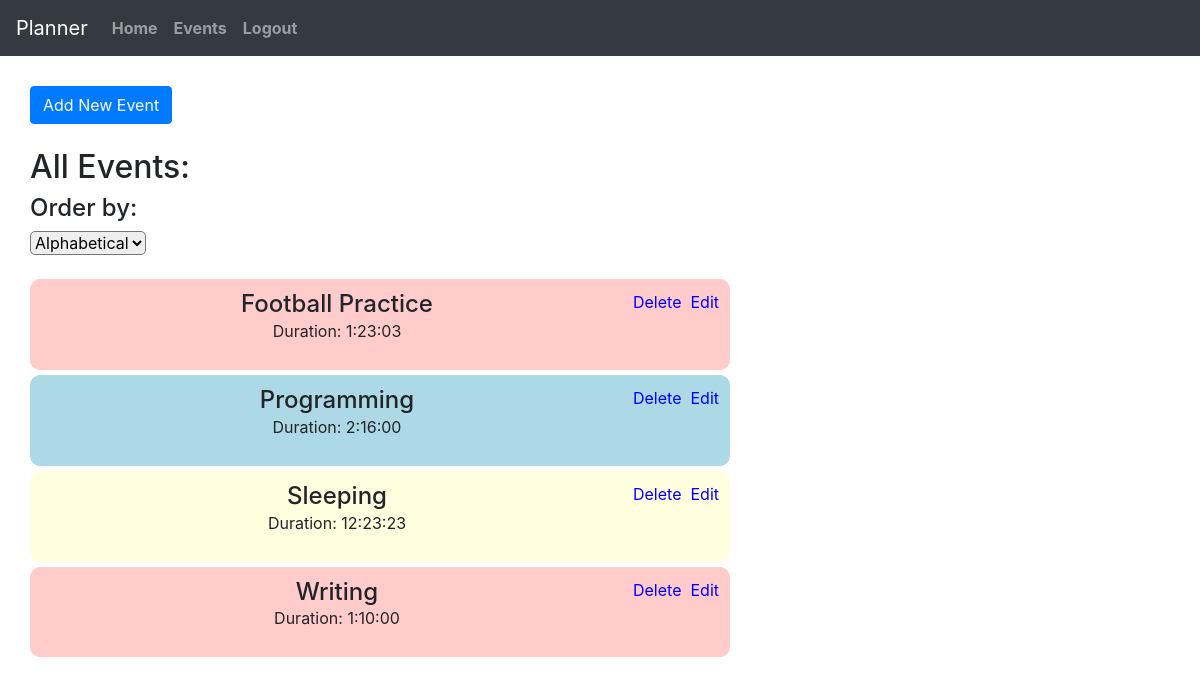
The app's page /events (signed in), older data.
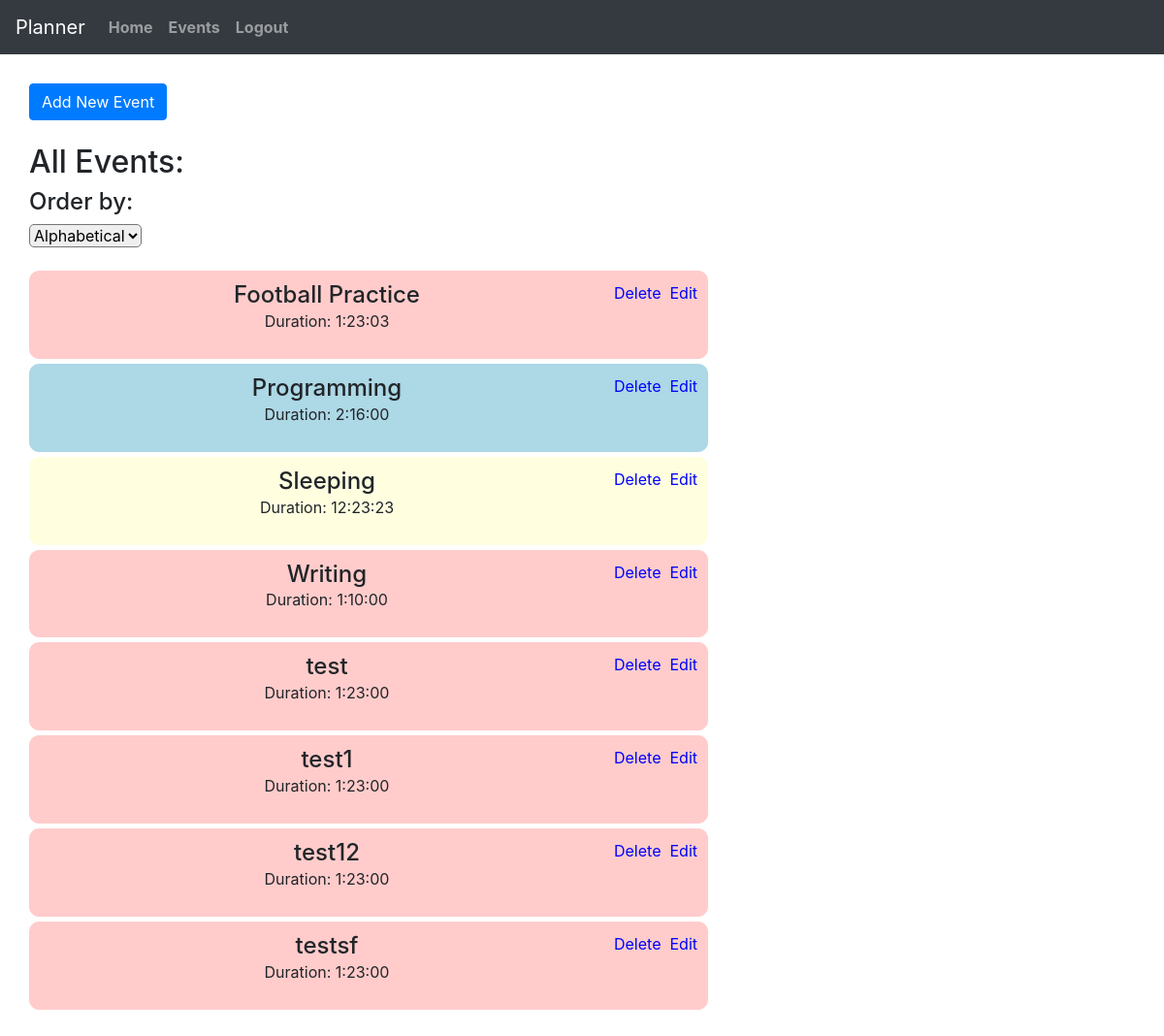
The same page, newer data.
### planner/models.py (models this page shows, shortened)
class Event(models.Model):
    event_user = models.ForeignKey(User, on_delete=models.CASCADE, related_name="events")
    event_name = models.CharField(max_length=30)
    event_color = models.CharField(max_length=7, default='#FF0000')
    event_default_time = models.DurationField(default='1:00:00')

### planner/views.py (the view, shortened to what this page needs)
# urls.py: path("events", views.events, name="events"),
@csrf_exempt
@login_required
def events(request):
    all_events = Event.objects.filter(event_user=request.user).order_by('event_name')
    return render(request, 'planner/events.html', {
        'form': NewEventForm(),
        'events': all_events,
        'colors': COLOR_NAMES
    })

### planner/views.py
class NewEventForm(forms.Form):
    event_name = forms.CharField(label="", max_length=30, required=True, widget=forms.TextInput(attrs={'placeholder': "e.g. Football Practice", 'class': 'form-control', 'id': 'create-event-name'}))
    CHOICES = [
        ('Red', 'Red'),
        ('Blue', 'Blue'),
        ('Yellow', 'Yellow'),
        ('Green', 'Green')
    ]
    event_color = forms.ChoiceField(label="", choices=CHOICES, required=True, widget=forms.Select(attrs={'class': 'form-control', 'id':'create-event-color'}))
    event_hours = forms.IntegerField(label="", required=False, widget=forms.NumberInput(attrs={'class':'form-control', 'min': '0', 'max':'23', 'id':'create-event-hours'}))
    event_minutes = forms.IntegerField(label="", required=False, widget=forms.NumberInput(attrs={'class':'form-control', 'min': '0', 'max':'60', 'id':'create-event-minutes'}))

### planner/templates/planner/events.html (shortened to what this page needs)
{% extends "planner/layout.html" %}
{% block body %}
<button id="add-event-btn" class="btn btn-primary">Add New Event</button>
<br><br>
<h2>All Events:</h2>
{% if events %}
    <h4>Order by:</h4>
    <select style="border-radius:5px" id="order-events">
        <option selected value="asc">Alphabetical</option>
    </select>
    <br><br>
{% endif %}
<div class="all-events">
    {% for event in events %}
        <div id="display-event-container-{{ event.id }}" class="event" style="background-color: {{ event.event_color }}; border: 1px solid {{ event.event_color }}">
            <div id="event-info-{{ event.id }}">
                <p class="edit-event-btn" style="float:right;color:blue" data-event="{{ event.id }}">Edit</p>
                <p class="delete-event-btn" style="float:right;color:blue" data-event="{{ event.id }}">Delete&nbsp;&nbsp;</p>
                <h4 id="display-event-name-{{ event.id }}" style="display: inline;">{{ event.event_name }}</h4>
                <p id="display-event-duration-{{ event.id }}">Duration: {{ event.event_default_time }}</p>
            </div>
        </div>
    {% empty %}
        <h4>You have not created any events yet!</h4>
    {% endfor %}
</div>
{% endblock %}

Row changes from the older to the newer data that the page shows:
added Event: event_name "test", event_default_time "1:23:00"
added Event: event_name "test1", event_default_time "1:23:00"
added Event: event_name "test12", event_default_time "1:23:00"
added Event: event_name "testsf", event_default_time "1:23:00"
